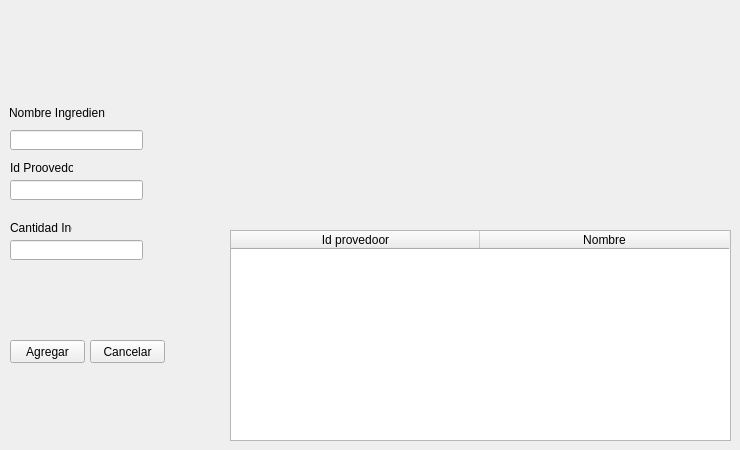
     <widget class="QWidget" name="tab_14">
      <attribute name="title">
       <string>Agregar</string>
      </attribute>
      <widget class="QLabel" name="label_23">
       <property name="geometry">
        <rect>
         <x>9</x>
         <y>105</y>
         <width>96</width>
         <height>16</height>
        </rect>
       </property>
       <property name="text">
        <string>Nombre Ingrediente</string>
       </property>
      </widget>
      <widget class="QLineEdit" name="nombre_ing">
       <property name="geometry">
        <rect>
         <x>10</x>
         <y>130</y>
         <width>133</width>
         <height>20</height>
        </rect>
       </property>
      </widget>
      <widget class="QLabel" name="label_24">
       <property name="geometry">
        <rect>
         <x>10</x>
         <y>160</y>
         <width>63</width>
         <height>16</height>
        </rect>
       </property>
       <property name="text">
        <string>Id Proovedor</string>
       </property>
      </widget>
      <widget class="QLineEdit" name="id_prov_ingg">
       <property name="geometry">
        <rect>
         <x>10</x>
         <y>180</y>
         <width>133</width>
         <height>20</height>
        </rect>
       </property>
      </widget>
      <widget class="QLabel" name="label_28">
       <property name="geometry">
        <rect>
         <x>10</x>
         <y>220</y>
         <width>62</width>
         <height>16</height>
        </rect>
       </property>
       <property name="text">
        <string>Cantidad Ing</string>
       </property>
      </widget>
      <widget class="QLineEdit" name="cant_ing">
       <property name="geometry">
        <rect>
         <x>10</x>
         <y>240</y>
         <width>133</width>
         <height>20</height>
        </rect>
       </property>
      </widget>
      <widget class="QPushButton" name="add_ing">
       <property name="geometry">
        <rect>
         <x>10</x>
         <y>340</y>
         <width>75</width>
         <height>23</height>
        </rect>
       </property>
       <property name="text">
        <string>Agregar</string>
       </property>
      </widget>
      <widget class="QPushButton" name="pushButton_8">
       <property name="geometry">
        <rect>
         <x>90</x>
         <y>340</y>
         <width>75</width>
         <height>23</height>
        </rect>
       </property>
       <property name="text">
        <string>Cancelar</string>
       </property>
      </widget>
      <widget class="QLabel" name="label_39">
       <property name="geometry">
        <rect>
         <x>340</x>
         <y>10</y>
         <width>281</width>
         <height>211</height>
        </rect>
       </property>
       <property name="text">
        <string/>
       </property>
       <property name="pixmap">
        <pixmap>L3.png</pixmap>
       </property>
      </widget>
      <widget class="QTableWidget" name="Mostrar_table_prov_3">
       <property name="geometry">
        <rect>
         <x>230</x>
         <y>230</y>
         <width>501</width>
         <height>211</height>
        </rect>
       </property>
       <attribute name="horizontalHeaderDefaultSectionSize">
        <number>249</number>
       </attribute>
       <column>
        <property name="text">
         <string>Id provedoor</string>
        </property>
       </column>
       <column>
        <property name="text">
         <string>Nombre</string>
        </property>
       </column>
      </widget>
     </widget>
